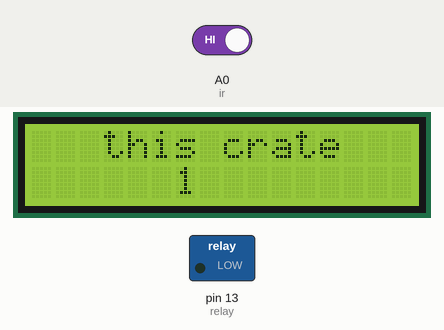
Simulated run of this sketch. Board: Arduino Uno, built with avr-gcc and run on an emulated ATmega328P. Shown: 16×2 character LCD, switched loads named in the sketch (green lamp = pin HIGH). The test bench sets the inputs (shaded band); at power-on: A0 (ir) HIGH. What the sketch prints to the serial monitor is not drawn.

Above: at 3.6 s.
3.7 s: A0 (ir) driven LOW
At 6.7 s:
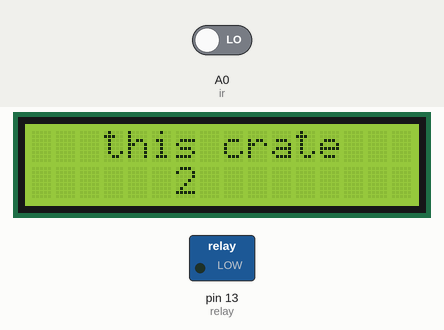
Timing chart, 0 to 8.2 s (numbered marks = the images above; inputs shaded):
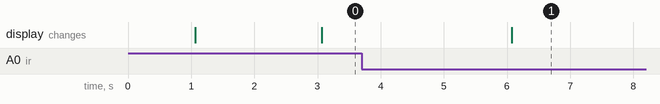

The sketch:

Arduino_code.ino
```cpp
#include <LiquidCrystal.h>// initialize the library with the numbers of the interface pins
LiquidCrystal lcd(2, 3, 4, 5, 6, 7);

#define ir A0

int relay = 13; // Out for light

int flag=0;
int person = 1;

void setup(){
Serial.begin(9600);// initialize serial communication at 9600 bits per second:
Serial.println(person);
delay(1000);
pinMode(relay, OUTPUT);

lcd.begin(16, 2);
//lcd.setCursor(0, 0);
//lcd.print("     Welcome    ");
//delay(1000); // Waiting for a while
//lcd.clear();
}

void loop(){
if(digitalRead(ir) == 0){
if(flag==0){ flag=1;
person = person+1;
if(person>6){person=1;}
//Serial.print(person);
delay(1000);
}
}else{flag=0;
delay(1000);
Serial.println(person);
delay(1000);
}

lcd.setCursor(0, 0);

if(person>5){digitalWrite(relay,HIGH); lcd.print("   new crate    ");}
else{digitalWrite(relay,LOW);          lcd.print("   this crate    ");}

lcd.setCursor(6, 1);
lcd.print(person);
}
```

Measured:
- after the input at 3.7 s, the display: changes after 2.4 s (image 1)
